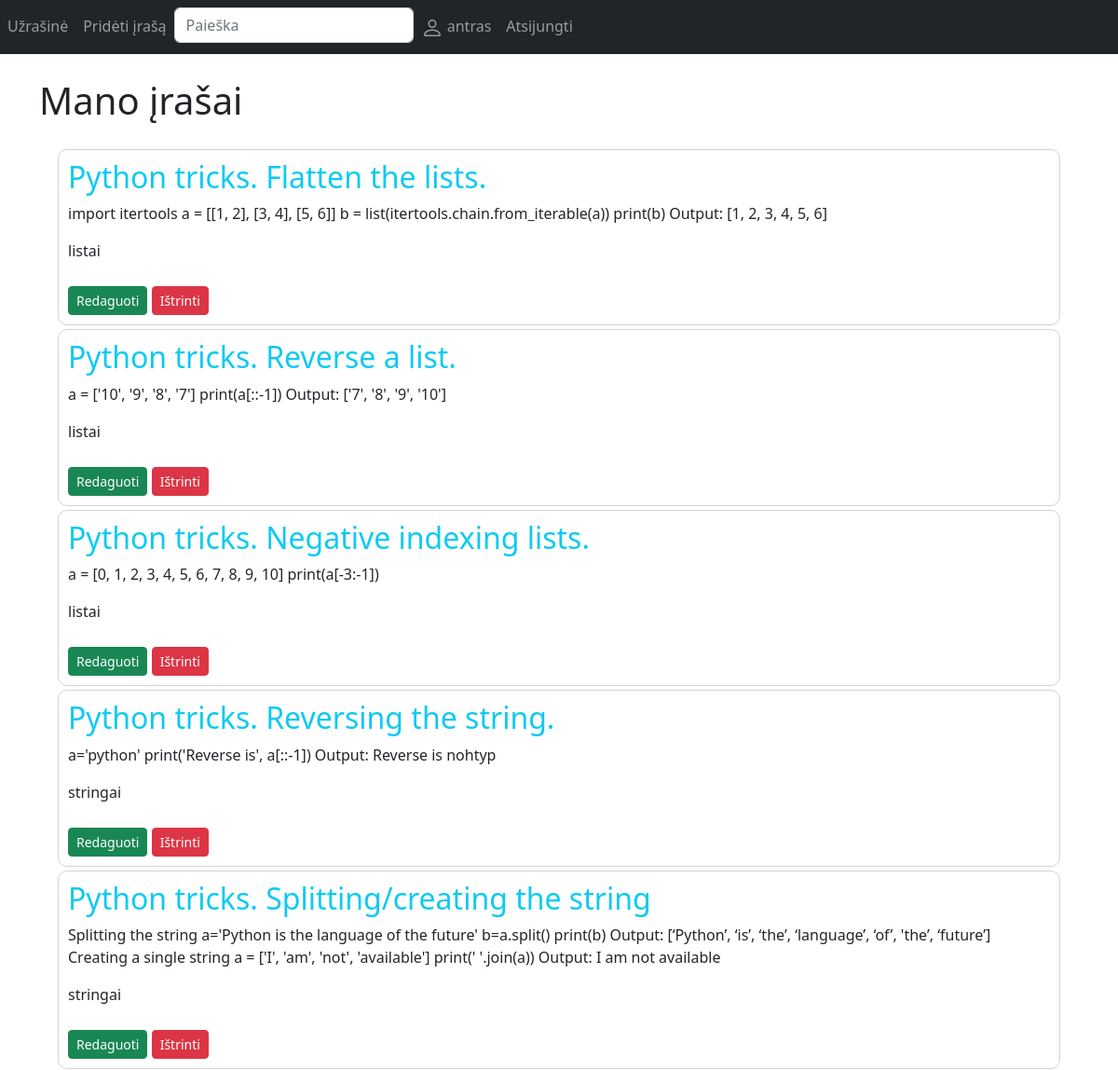
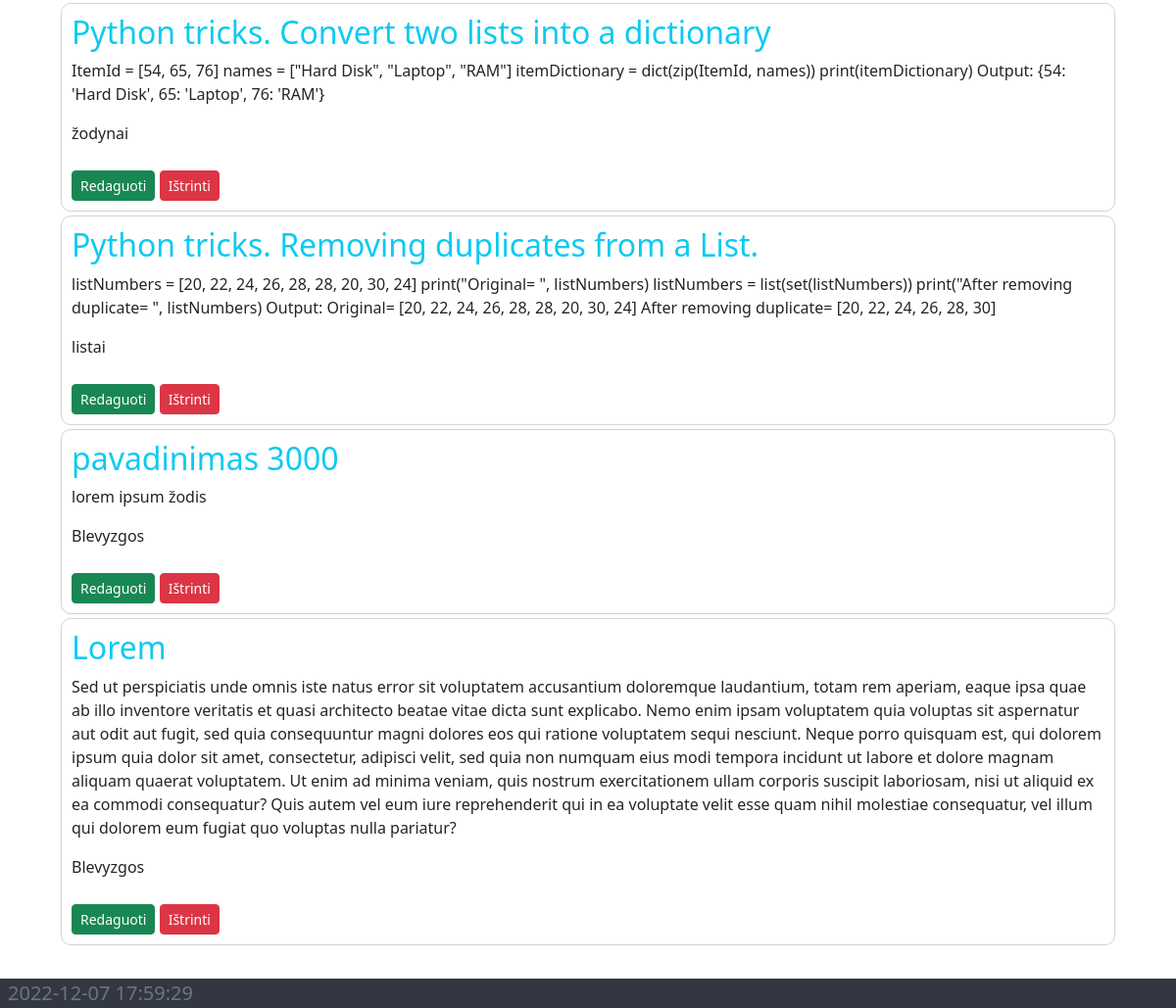
Screenshot of /main/ (signed in) with the database file from the repository (2 pictures, top to bottom).
### notes/models.py (models this page shows, shortened)
class Irasas(models.Model):
    pavadinimas = models.CharField(max_length=70, null=False)
    tekstas = models.TextField(null=False)
    kategorija = models.CharField(max_length=40, null=False)
    vartotojas = models.ForeignKey(User, on_delete=models.CASCADE)
    sukurta = models.DateTimeField(auto_now_add=True)
    atnaujinta = models.DateTimeField(auto_now=True)
    class Meta:
        verbose_name = 'Įrašas'
        verbose_name_plural = 'Įrašai'

### notes/views.py (the view, shortened to what this page needs)
# urls.py: path('main/', views.main, name='main'),
@login_required
def main(request):
    irasai = Irasas.objects.all()
    form = IrasoKurimoForma()
    context = {
        'irasai': irasai,
        'form': form
    }
    return render(request, 'notes/main.html', context)

### notes/forms.py
class IrasoKurimoForma(forms.ModelForm):
    class Meta:
        model = Irasas
        fields = ['pavadinimas', 'tekstas', 'kategorija']

### notes/templates/notes/main.html (shortened to what this page needs)
{% extends 'base.html' %}
{% load crispy_forms_tags %}
{% block content %}
<div class="container">
    <br>
    <h1>Mano įrašai</h1>
    <div class="notes">
        {% for irasas in irasai %}
        <div class="note">
            <h2 class="text-info fw-light">{{ irasas.pavadinimas }}</h2>
            <p class="fw-light">{{ irasas.tekstas }}</p>
            <p class="fw-light">{{ irasas.kategorija }}</p>
            <div class="options">
                <a href="/update/{{ irasas.id }}/" class="btn btn-success btn-sm">Redaguoti</a>
                <a href="/delete/{{ irasas.id }}/" class="btn btn-danger btn-sm">Ištrinti</a>
            </div>
        </div>
        {% endfor %}
    </div>
</div>
{% endblock %}

### templates/base.html (shortened to what this page needs)
{% load static %}
<!DOCTYPE html>
<html lang="en">
<head>
    <link rel="stylesheet" href="https://cdn.jsdelivr.net/npm/bootstrap@5.2.3/dist/css/bootstrap.min.css">
    <link rel="stylesheet" href="{% static 'css/style.css' %}">
</head>
<body id="bg" style="">
    <header class="fixed-header">
        <nav class="navbar navbar-expand navbar-dark bg-dark">
            <ul class="nav navbar-nav">
                {% if user.is_authenticated %}
                <li class="nav-item active">
                    <a class="nav-link" href="{% url 'main' %}">Užrašinė</span></a>
                </li>
                <li class="nav-item">
                    <a class="nav-link add" href="#">Pridėti įrašą</a>
                </li>
                <li>
                    <form class="d-flex" role="search" action="{% url 'search' %}" method="get">
                        <input class="form-control" name="query" type="search" placeholder="Paieška" aria-label="Search">
                    </form>
                </li>
                <li class="nav-item">
                    <a class="nav-link add" href="{% url 'profile' %}">
                        {{user.get_username}}
                    </a>
                </li>
                <li class="nav-item">
                    <a class="nav-link add" href="{% url 'logout' %}">Atsijungti</a>
                </li>
                {% endif %}
            </ul>
        </nav>
    </header>
    {% block content %}
    {% endblock %}
    <footer class="fixed-footer">
        <div class="lead text-muted py-0 ">
            <span id="time"></span>
        </div>
    </footer>
</body>
</html>

### notes/static/css/style.css (style rules this page uses)
.notes { padding: 20px; }
.note { border-radius: 10px; border: 1px solid lightgray; padding: 10px; margin-bottom: 4px; }
.btn { margin-top: 10px; }
body { padding-top: 60px; padding-bottom: 40px; }
.fixed-header, .fixed-footer { width: 100%; position: fixed; }
.fixed-header { top: 0; }
.fixed-footer { color: white; background: #333741; bottom: 0; }
#time { padding: 8px; }

### rows the page displays
Irasas: pavadinimas "Python tricks. Flatten the lists.", tekstas "import itertools a = [[1, 2], [3, 4], [5, 6]] b = list(itertools.chain.from_iterable(a)) print(b) Output: [1, 2, 3, 4, 5, 6]", kategorija "listai"
Irasas: pavadinimas "Python tricks. Reverse a list.", tekstas "a = ['10', '9', '8', '7'] print(a[::-1]) Output: ['7', '8', '9', '10']", kategorija "listai"
Irasas: pavadinimas "Python tricks. Negative indexing lists.", tekstas "a = [0, 1, 2, 3, 4, 5, 6, 7, 8, 9, 10] print(a[-3:-1])", kategorija "listai"
Irasas: pavadinimas "Python tricks. Reversing the string.", tekstas "a='python' print('Reverse is', a[::-1]) Output: Reverse is nohtyp", kategorija "stringai"
Irasas: pavadinimas "Python tricks. Splitting/creating the string", tekstas "Splitting the string a='Python is the language of the future' b=a.split() print(b) Output: [‘Python’, ‘is’, ‘the’, ‘language’, ‘of’, 'the’, ‘future’] Creating a single string a = ['I', 'am', 'not', 'available'] print(' '.join(a)) Output: I am not available", kategorija "stringai"
Irasas: pavadinimas "Python tricks. Convert two lists into a dictionary", tekstas "ItemId = [54, 65, 76] names = [\"Hard Disk\", \"Laptop\", \"RAM\"] itemDictionary = dict(zip(ItemId, names)) print(itemDictionary) Output: {54: 'Hard Disk', 65: 'Laptop', 76: 'RAM'}", kategorija "žodynai"
Irasas: pavadinimas "Python tricks. Removing duplicates from a List.", tekstas "listNumbers = [20, 22, 24, 26, 28, 28, 20, 30, 24] print(\"Original= \", listNumbers) listNumbers = list(set(listNumbers)) print(\"After removing duplicate= \", listNumbers) Output: Original= [20, 22, 24, 26, 28, 28, 20, 30, 24] After removing duplicate= [20, 22, 24, 26, 28, 30]", kategorija "listai"
Irasas: pavadinimas "pavadinimas 3000", tekstas "lorem ipsum žodis", kategorija "Blevyzgos"
Irasas: pavadinimas "Lorem", tekstas "Sed ut perspiciatis unde omnis iste natus error sit voluptatem accusantium doloremque laudantium, totam rem aperiam, eaque ipsa quae ab illo inventore veritatis et quasi architecto beatae vitae dicta sunt explicabo. Nemo enim ipsam voluptatem quia voluptas sit aspernatur aut odit aut fugit, sed quia consequuntur magni dolores eos qui ratione voluptatem sequi nesciunt. Neque porro quisquam est, qui dolorem ipsum quia dolor sit amet, consectetur, adipisci velit, sed quia non numquam eius modi tempora incidunt ut labore et dolore magnam aliquam quaerat voluptatem. Ut enim ad minima veniam, quis nostrum exercitationem ullam corporis suscipit laboriosam, nisi ut aliquid ex ea commodi…", kategorija "Blevyzgos"

### other values shown
{{ user.get_username }} "antras"
